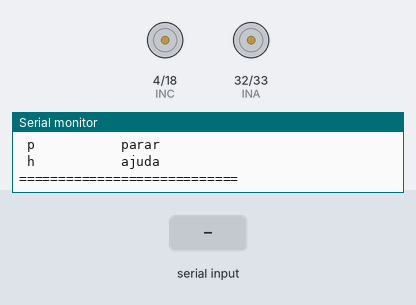
Recording of a sketch running on a simulated ESP32. On the bench: motor-driver pin pairs drawn as motors (green arrow = first pin HIGH = forward, orange = second pin HIGH = backward, longer = more drive), the last lines printed to the serial monitor. The inputs (shaded band) are chosen by the test bench.

Above: at 1.7 s.
1.8 s: "f 1\n" received over Serial
At 2.4 s:
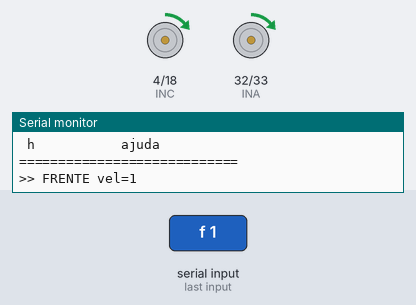
3.3 s: "t 1\n" received over Serial
At 4.5 s:
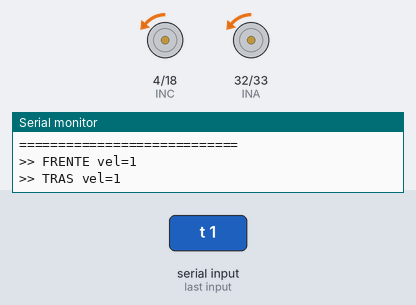
4.8 s: "e 1\n" received over Serial
At 5.8 s:
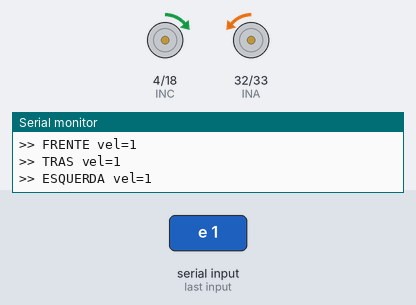
6.3 s: "d 1\n" received over Serial
At 7.0 s:
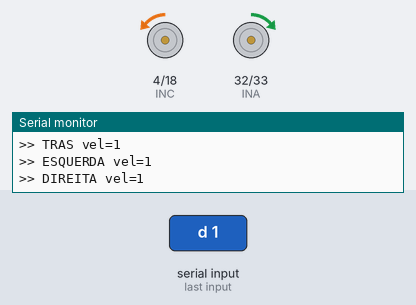
7.8 s: "me 150\n" received over Serial
At 8.1 s:
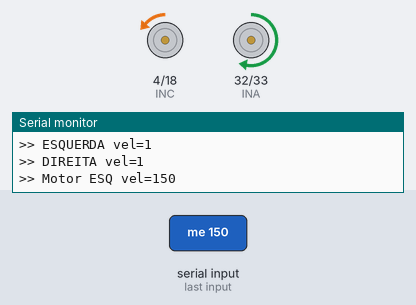
9.3 s: "md\n" received over Serial
At 10.5 s:
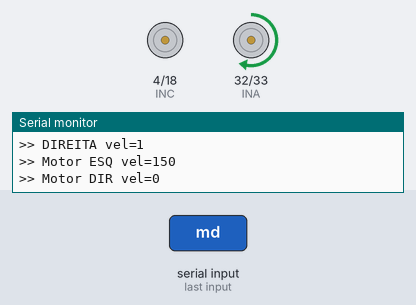
Timing chart, 0 to 11.8 s (numbered marks = the images above; inputs shaded):
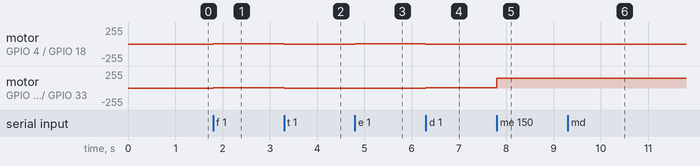

Measured:
- after the input at 1.8 s, motor on GPIO 4 (INC) / GPIO 18 (IND), motor on GPIO 32 (INA) / GPIO 33 (INB): stopped → forward 1/255 at once
- after the input at 3.3 s, motor on GPIO 4 (INC) / GPIO 18 (IND), motor on GPIO 32 (INA) / GPIO 33 (INB): forward 1/255 → backward 1/255 at once
- after the input at 4.8 s, motor on GPIO 4 (INC) / GPIO 18 (IND): backward 1/255 → forward 1/255 at once
- after the input at 6.3 s, motor on GPIO 4 (INC) / GPIO 18 (IND): forward 1/255 → backward 1/255 at once; motor on GPIO 32 (INA) / GPIO 33 (INB): backward 1/255 → forward 1/255 at once
- after the input at 7.8 s, motor on GPIO 32 (INA) / GPIO 33 (INB): forward 1/255 → forward 149/255 at once
- after the input at 9.3 s, motor on GPIO 4 (INC) / GPIO 18 (IND): backward 1/255 → stopped at once

The sketch:

Teste_Motor_OFF_H.ino
```cpp
#define INA 32
#define INB 33
#define INC 4
#define IND 18

#define PWM_FREQ 1000
#define PWM_RES  8

#define CH_INA 0
#define CH_INB 1
#define CH_INC 2
#define CH_IND 3

#if ESP_ARDUINO_VERSION_MAJOR >= 3
  #define PWM_ATTACH(pin, ch)       ledcAttach(pin, PWM_FREQ, PWM_RES)
  #define PWM_WRITE(pin, ch, duty)  ledcWrite(pin, duty)
#else
  #define PWM_ATTACH(pin, ch)       do { ledcSetup(ch, PWM_FREQ, PWM_RES); \
                                         ledcAttachPin(pin, ch); } while (0)
  #define PWM_WRITE(pin, ch, duty)  ledcWrite(ch, duty)
#endif

void motorEsq(int vel) {
  vel = constrain(vel, -255, 255);
  int duty = abs(vel);
  if (vel >= 0) {
    PWM_WRITE(INA, CH_INA, duty);
    PWM_WRITE(INB, CH_INB, 0);
  } else {
    PWM_WRITE(INA, CH_INA, 0);
    PWM_WRITE(INB, CH_INB, duty);
  }
}

void motorDir(int vel) {
  vel = constrain(vel, -255, 255);
  int duty = abs(vel);
  if (vel >= 0) {
    PWM_WRITE(INC, CH_INC, duty);
    PWM_WRITE(IND, CH_IND, 0);
  } else {
    PWM_WRITE(INC, CH_INC, 0);
    PWM_WRITE(IND, CH_IND, duty);
  }
}

void ajuda() {
  Serial.println();
  Serial.println("========= COMANDOS =========");
  Serial.println(" f <0-255>   frente");
  Serial.println(" t <0-255>   tras");
  Serial.println(" e <0-255>   girar esquerda");
  Serial.println(" d <0-255>   girar direita");
  Serial.println(" me <-255..255>  motor esq. individual");
  Serial.println(" md <-255..255>  motor dir. individual");
  Serial.println(" p           parar");
  Serial.println(" h           ajuda");
  Serial.println("============================");
}

void processarComando(String cmd) {
  cmd.trim();
  if (cmd.length() == 0) return;

  int espaco = cmd.indexOf(' ');
  String op  = (espaco == -1) ? cmd : cmd.substring(0, espaco);
  String arg = (espaco == -1) ? ""  : cmd.substring(espaco + 1);
  op.toLowerCase();

  int vel = arg.toInt();

  if (op == "f") {
    motorEsq(vel);   motorDir(vel);
    Serial.printf(">> FRENTE vel=%d\n", vel);
  }
  else if (op == "t") {
    motorEsq(-vel);  motorDir(-vel);
    Serial.printf(">> TRAS vel=%d\n", vel);
  }
  else if (op == "e") {
    motorEsq(-vel);  motorDir(vel);
    Serial.printf(">> ESQUERDA vel=%d\n", vel);
  }
  else if (op == "d") {
    motorEsq(vel);   motorDir(-vel);
    Serial.printf(">> DIREITA vel=%d\n", vel);
  }
  else if (op == "me") {
    motorEsq(vel);
    Serial.printf(">> Motor ESQ vel=%d\n", vel);
  }
  else if (op == "md") {
    motorDir(vel);
    Serial.printf(">> Motor DIR vel=%d\n", vel);
  }
  else if (op == "p") {
    motorEsq(0);     motorDir(0);
    Serial.println(">> PARAR");
  }
  else if (op == "h" || op == "?") {
    ajuda();
  }
  else {
    Serial.println("Comando invalido. Digite 'h' para ajuda.");
  }
}

void setup() {
  Serial.begin(115200);
  delay(500);

  Serial.println();
  Serial.println("=== ESP32 Ponte H + PWM iniciado ===");

  pinMode(INA, OUTPUT); digitalWrite(INA, LOW);
  pinMode(INB, OUTPUT); digitalWrite(INB, LOW);
  pinMode(INC, OUTPUT); digitalWrite(INC, LOW);
  pinMode(IND, OUTPUT); digitalWrite(IND, LOW);

  PWM_ATTACH(INA, CH_INA);
  PWM_ATTACH(INB, CH_INB);
  PWM_ATTACH(INC, CH_INC);
  PWM_ATTACH(IND, CH_IND);

  motorEsq(0);
  motorDir(0);

  ajuda();
}

String linha = "";

void loop() {
  while (Serial.available()) {
    char c = Serial.read();
    if (c == '\n' || c == '\r') {
      if (linha.length() > 0) {
        processarComando(linha);
        linha = "";
      }
    } else {
      linha += c;
      if (linha.length() > 64) linha = ""; // evita estouro
    }
  }
}
```
